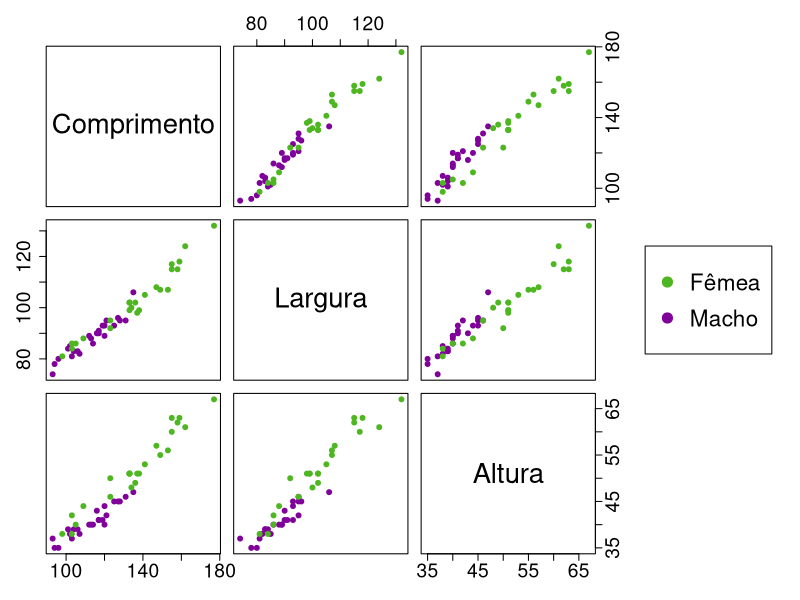
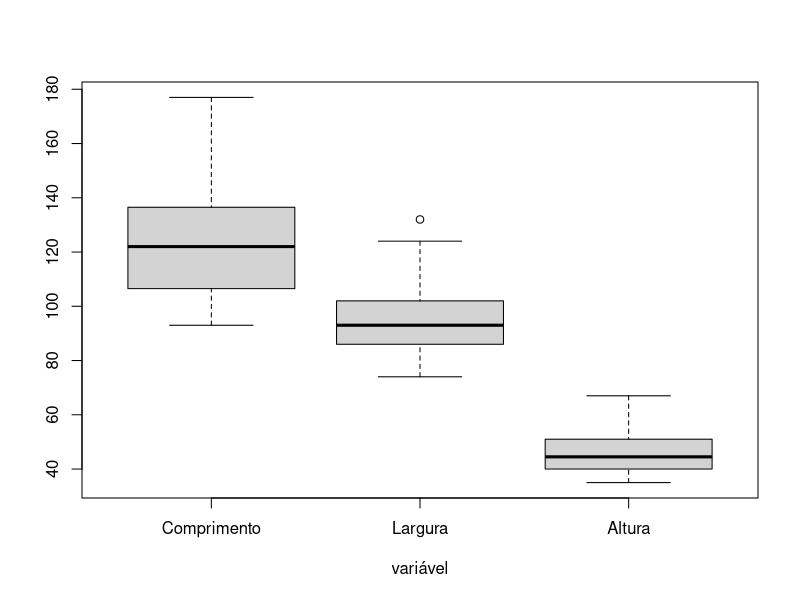
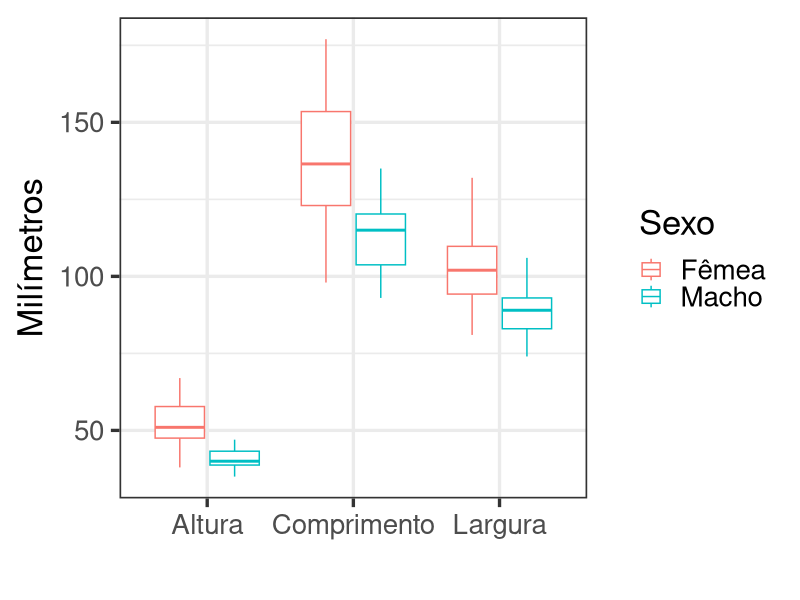
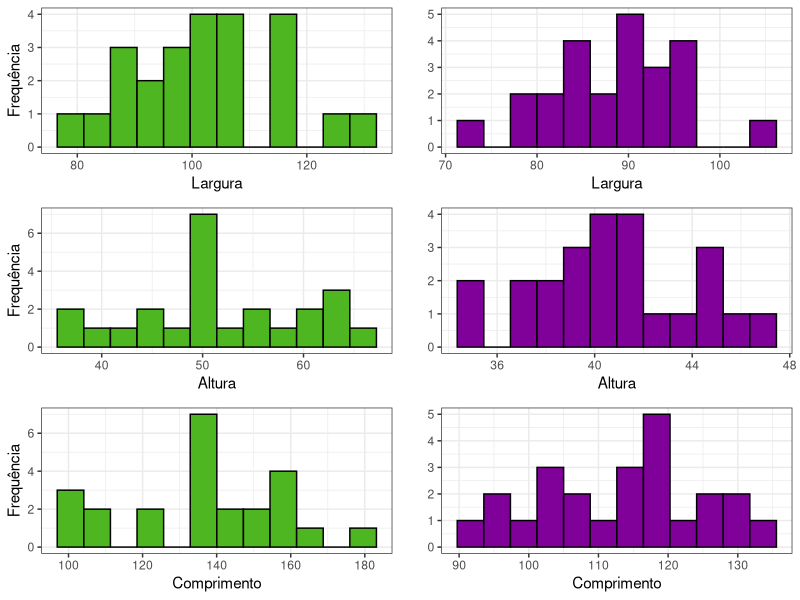
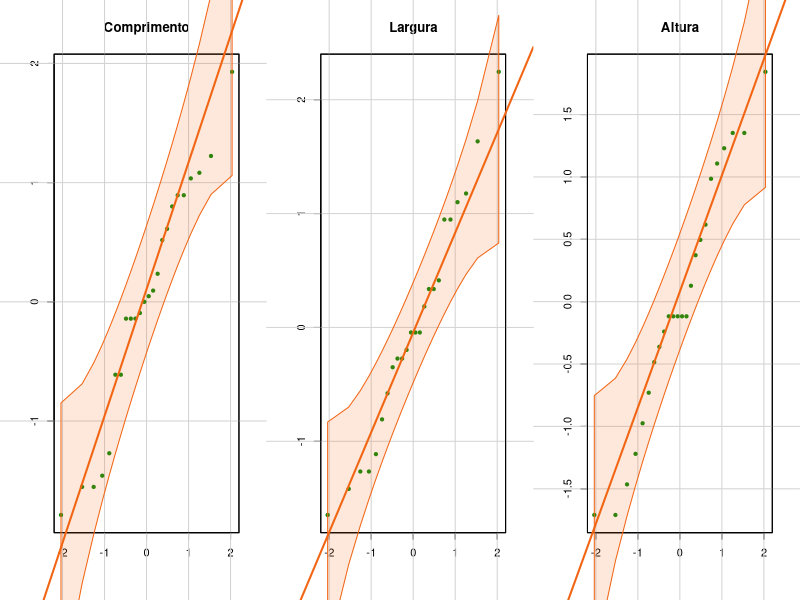
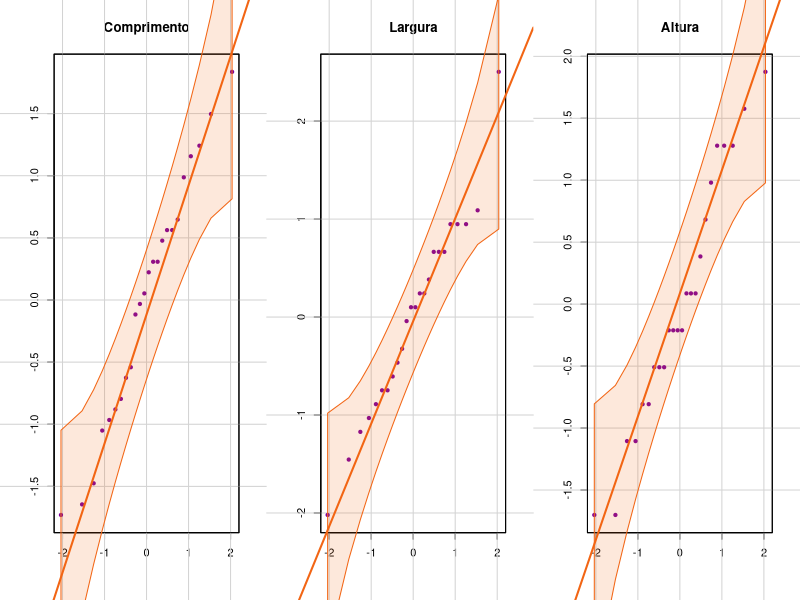

Generate these figures, in order, with R:
library(tidyverse)
library(grid)
library(gridExtra)
library(car)

# Leitura dos dados
tartarugas <- read_csv("dados/tartarugas.csv")

# Transformando em factor
tartarugas$sex <- as.factor(tartarugas$sex)

# Mudando nomes das colunas
colnames(tartarugas) <- c("Comprimento", "Largura", "Altura", "Sexo")

################################################################################
############################# Analise Descritiva ###############################
################################################################################

# Variáveis sumárias
medados <-rbind(apply(tartarugas[1:3],2,mean),
                apply(tartarugas[1:3],2,var),
                apply(tartarugas[1:3],2,sd),
                100*apply(tartarugas[1:3],2,sd)/apply(tartarugas[1:3],2,mean),
                apply(tartarugas[1:3],2,min),
                apply(tartarugas[1:3],2,quantile,0.5),
                apply(tartarugas[1:3],2,max))
                
rownames(medados)<-c("Média","Var.","DP","CV(%)","Mínimo","Mediana","Máximo")
    
round(medados,2)

# Sumarias do grupo macho
round(rbind(apply(tartarugas[tartarugas[4]=="Macho",-4],2,mean),
            apply(tartarugas[tartarugas[4]=="Macho",-4],2,var),
            apply(tartarugas[tartarugas[4]=="Macho",-4],2,sd),
            100*apply(tartarugas[tartarugas[4]=="Macho",-4],2,sd)/
              apply(tartarugas[tartarugas[4]=="Macho",-4],2,mean),
            apply(tartarugas[tartarugas[4]=="Macho",-4],2,min),
            apply(tartarugas[tartarugas[4]=="Macho",-4],2,quantile,0.5),
            apply(tartarugas[tartarugas[4]=="Macho",-4],2,max)),2)

#Sumarias do grupo femêa
round(rbind(apply(tartarugas[tartarugas[4]=="Fêmea",-4],2,mean),
            apply(tartarugas[tartarugas[4]=="Fêmea",-4],2,var),
            apply(tartarugas[tartarugas[4]=="Fêmea",-4],2,sd),
            100*apply(tartarugas[tartarugas[4]=="Fêmea",-4],2,sd)/
              apply(tartarugas[tartarugas[4]=="Fêmea",-4],2,mean),
            apply(tartarugas[tartarugas[4]=="Fêmea",-4],2,min),
            apply(tartarugas[tartarugas[4]=="Fêmea",-4],2,quantile,0.5),
            apply(tartarugas[tartarugas[4]=="Fêmea",-4],2,max)),2)

# Gráfico de dispersão
par(mfrow=c(1,1))
pairs(tartarugas[1:3],
      col = c("#4DB620", "#80009A")[tartarugas$Sexo],  # Mudar cor por grupo
      pch = 19,                                        # Mudar pontos
      labels = c("Comprimento", "Largura", "Altura"), 
      cex.labels = 2.5,
      cex.axis = 1.75,
      oma=c(3,3,3,15))
par(xpd = TRUE)
legend("right", col = c("#4DB620", "#80009A"),
       pch = c(19,19), legend = c("Fêmea","Macho"),
       cex = 1.35)

# Boxplot geral
par(mfrow=c(1,1))
boxplot(tartarugas[1:3],xlab="variável")

# Boxplot por sexo
tartarugas %>% gather("a", "b", -Sexo) %>%
  ggplot(aes(x=a, y=b, color=Sexo))+
  geom_boxplot()+
  labs(
    x = "",
    y = "Milímetros",
    color = "Sexo"
  ) +
  theme_bw(base_size = 25)

g_legend <- function(a.gplot){
  tmp <- ggplot_gtable(ggplot_build(a.gplot))
  leg <- which(sapply(tmp$grobs, function(x) x$name) == "guide-box")
  legend <- tmp$grobs[[leg]]
  return(legend)
}
p1 <- tartarugas %>% ggplot()+
  geom_histogram(aes(Largura, fill=Sexo), bins=12, col="black")+
  labs(y = "")+
  theme_bw()
mylegend<-g_legend(p1)

# Histogramas
grid.arrange(
  tartarugas %>% filter(Sexo == "Fêmea") %>%
    ggplot()+
    geom_histogram(aes(Largura), fill="#4DB620", bins=12, col="black")+
    labs(y = "Frequência")+
    theme_bw(), 
  tartarugas %>% filter(Sexo == "Macho") %>%
    ggplot()+
    geom_histogram(aes(Largura), fill="#80009A", bins=12, col="black")+
    labs(y = "")+
    theme_bw(),
  tartarugas %>% filter(Sexo == "Fêmea") %>%
    ggplot()+
    geom_histogram(aes(Altura), fill="#4DB620", bins=12, col="black")+
    labs(y = "Frequência")+
    theme_bw(),
  tartarugas %>% filter(Sexo == "Macho") %>%
    ggplot()+
    geom_histogram(aes(Altura), fill="#80009A", bins=12, col="black")+
    labs(y = "")+
    theme_bw(),
  tartarugas %>% filter(Sexo == "Fêmea")%>% 
    ggplot()+
    geom_histogram(aes(Comprimento), fill="#4DB620", bins=12, col="black")+
    labs(y = "Frequência")+
    theme_bw(),
  tartarugas %>% filter(Sexo == "Macho")%>% 
    ggplot()+
    geom_histogram(aes(Comprimento), fill="#80009A", bins=12, col="black")+
    labs(y = "")+
    theme_bw(),
  nrow=3, ncol=2
)

# Gráfico Q-Q
par(mfrow=c(1,3))
for(i in 1:3){
  qqPlot(scale((tartarugas %>% filter(Sexo == "Fêmea"))[i]),dist="norm", id=F,
         mean=0,sd=1,col.lines="#F26514",pch = 19, col="#108A0C", xlab = "",
         main=colnames((tartarugas %>% filter(Sexo == "Fêmea")))[i], ylab = "")
}

par(mfrow=c(1,3))
for(i in 1:3){
  qqPlot(scale((tartarugas %>% filter(Sexo == "Macho"))[i]),dist="norm", id=F,
         mean=0,sd=1,col.lines="#F26514",pch = 19, col="#80009A", xlab = "",
         main=colnames((tartarugas %>% filter(Sexo == "Fêmea")))[i], ylab = "")
}

################################################################################
############################## Analise Inferencial #############################
################################################################################

# Dois ou mais vetores de médias
teste_mu1mu2_Homocedast <- function(m_X_completa, v_grupos, Delta, alpha)
{
  m_X_1 <-  m_X_completa[v_grupos==1,]
  m_X_2 <-  m_X_completa[v_grupos==2,]
  p<- ncol(m_X_1)
  v_n <- rbind(nrow(m_X_1),nrow(m_X_2))
  v_mu1 <-  cbind(apply(m_X_1,2,mean))
  v_mu2 <-  cbind(apply(m_X_2,2,mean))
  m_Sigma1 <- cov(m_X_1)
  m_Sigma2 <- cov(m_X_2)
  m_SigmaP <- ((v_n[1]-1)*m_Sigma1 + (v_n[2]-1)*m_Sigma2)/(v_n[1] + v_n[2] - 2)
  e_F <- (1/(1/v_n[1] + 1/v_n[2]))*(t(((v_mu1 - v_mu2) - Delta))) %*% 
    solve(m_SigmaP) %*% (((v_mu1 - v_mu2) - Delta))
  df1 <- p
  df2 <- v_n[1] + v_n[2] - p - 1
  e_F <- e_F *df2/(df1*(v_n[1] + v_n[2] - 2))
  p_valor <- 1 - pf(e_F,df1,df2)
  fc = qf(1 - alpha,df1,df2)
  e.pnc = e_F
  e.pt = 1 - pf(fc,df1,df2,ncp=e.pnc) # poder aproximado
  cat("Estatística do Teste: ",e_F,"\n")
  cat("Nível descritivo: ",p_valor,"\n")
  cat("Estimativa do poder do teste: ",e.pt,"\n")
  result <- list(e_F=e_F,p.valor=p_valor,e.pt=e.pt)
} 


teste_mu1mu2_Homocedast(as.matrix(tartarugas[-4]),
                        cbind(as.numeric(unlist(tartarugas[4]))),
                        rbind(0,0,0),
                        0.05)
